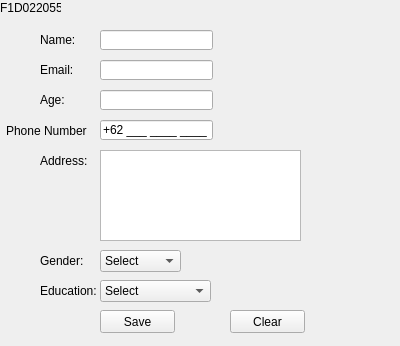
<?xml version="1.0" encoding="UTF-8"?>
<ui version="4.0">
 <class>Form</class>
 <widget class="QWidget" name="Form">
  <property name="geometry">
   <rect>
    <x>0</x>
    <y>0</y>
    <width>400</width>
    <height>346</height>
   </rect>
  </property>
  <property name="windowTitle">
   <string>Form</string>
  </property>
  <widget class="QLineEdit" name="lineEdit_name">
   <property name="geometry">
    <rect>
     <x>100</x>
     <y>30</y>
     <width>113</width>
     <height>20</height>
    </rect>
   </property>
  </widget>
  <widget class="QLineEdit" name="lineEdit_email">
   <property name="geometry">
    <rect>
     <x>100</x>
     <y>60</y>
     <width>113</width>
     <height>20</height>
    </rect>
   </property>
  </widget>
  <widget class="QLineEdit" name="lineEdit_age">
   <property name="geometry">
    <rect>
     <x>100</x>
     <y>90</y>
     <width>113</width>
     <height>20</height>
    </rect>
   </property>
  </widget>
  <widget class="QLineEdit" name="lineEdit_phone">
   <property name="geometry">
    <rect>
     <x>100</x>
     <y>120</y>
     <width>113</width>
     <height>20</height>
    </rect>
   </property>
   <property name="inputMask">
    <string>+62 000 0000 0000;_</string>
   </property>
   <property name="text">
    <string>+62   </string>
   </property>
  </widget>
  <widget class="QTextEdit" name="textEdit_address">
   <property name="geometry">
    <rect>
     <x>100</x>
     <y>150</y>
     <width>201</width>
     <height>91</height>
    </rect>
   </property>
  </widget>
  <widget class="QComboBox" name="comboBox_gender">
   <property name="geometry">
    <rect>
     <x>100</x>
     <y>250</y>
     <width>81</width>
     <height>22</height>
    </rect>
   </property>
   <item>
    <property name="text">
     <string>Select</string>
    </property>
   </item>
   <item>
    <property name="text">
     <string>Male</string>
    </property>
   </item>
   <item>
    <property name="text">
     <string>Female</string>
    </property>
   </item>
  </widget>
  <widget class="QComboBox" name="comboBox_education">
   <property name="geometry">
    <rect>
     <x>100</x>
     <y>280</y>
     <width>111</width>
     <height>22</height>
    </rect>
   </property>
   <item>
    <property name="text">
     <string>Select</string>
    </property>
   </item>
   <item>
    <property name="text">
     <string>High School</string>
    </property>
   </item>
   <item>
    <property name="text">
     <string>Bachelor</string>
    </property>
   </item>
   <item>
    <property name="text">
     <string>Univercity</string>
    </property>
   </item>
  </widget>
  <widget class="QPushButton" name="pushButton_save">
   <property name="geometry">
    <rect>
     <x>100</x>
     <y>310</y>
     <width>75</width>
     <height>23</height>
    </rect>
   </property>
   <property name="text">
    <string>Save</string>
   </property>
  </widget>
  <widget class="QPushButton" name="pushButton_clear">
   <property name="geometry">
    <rect>
     <x>230</x>
     <y>310</y>
     <width>75</width>
     <height>23</height>
    </rect>
   </property>
   <property name="text">
    <string>Clear</string>
   </property>
  </widget>
  <widget class="QLabel" name="label">
   <property name="geometry">
    <rect>
     <x>40</x>
     <y>30</y>
     <width>51</width>
     <height>20</height>
    </rect>
   </property>
   <property name="text">
    <string>Name:</string>
   </property>
  </widget>
  <widget class="QLabel" name="label_2">
   <property name="geometry">
    <rect>
     <x>40</x>
     <y>60</y>
     <width>51</width>
     <height>20</height>
    </rect>
   </property>
   <property name="text">
    <string>Email:</string>
   </property>
  </widget>
  <widget class="QLabel" name="label_3">
   <property name="geometry">
    <rect>
     <x>40</x>
     <y>90</y>
     <width>41</width>
     <height>20</height>
    </rect>
   </property>
   <property name="text">
    <string>Age:</string>
   </property>
  </widget>
  <widget class="QLabel" name="label_4">
   <property name="geometry">
    <rect>
     <x>6</x>
     <y>121</y>
     <width>81</width>
     <height>20</height>
    </rect>
   </property>
   <property name="text">
    <string>Phone Number:</string>
   </property>
  </widget>
  <widget class="QLabel" name="label_5">
   <property name="geometry">
    <rect>
     <x>40</x>
     <y>150</y>
     <width>47</width>
     <height>21</height>
    </rect>
   </property>
   <property name="text">
    <string>Address:</string>
   </property>
  </widget>
  <widget class="QLabel" name="label_6">
   <property name="geometry">
    <rect>
     <x>40</x>
     <y>250</y>
     <width>47</width>
     <height>21</height>
    </rect>
   </property>
   <property name="text">
    <string>Gender:</string>
   </property>
  </widget>
  <widget class="QLabel" name="label_7">
   <property name="geometry">
    <rect>
     <x>40</x>
     <y>280</y>
     <width>61</width>
     <height>21</height>
    </rect>
   </property>
   <property name="text">
    <string>Education:</string>
   </property>
  </widget>
  <widget class="QLabel" name="label_8">
   <property name="geometry">
    <rect>
     <x>0</x>
     <y>0</y>
     <width>61</width>
     <height>16</height>
    </rect>
   </property>
   <property name="text">
    <string>F1D022055</string>
   </property>
  </widget>
 </widget>
 <resources/>
 <connections/>
</ui>
